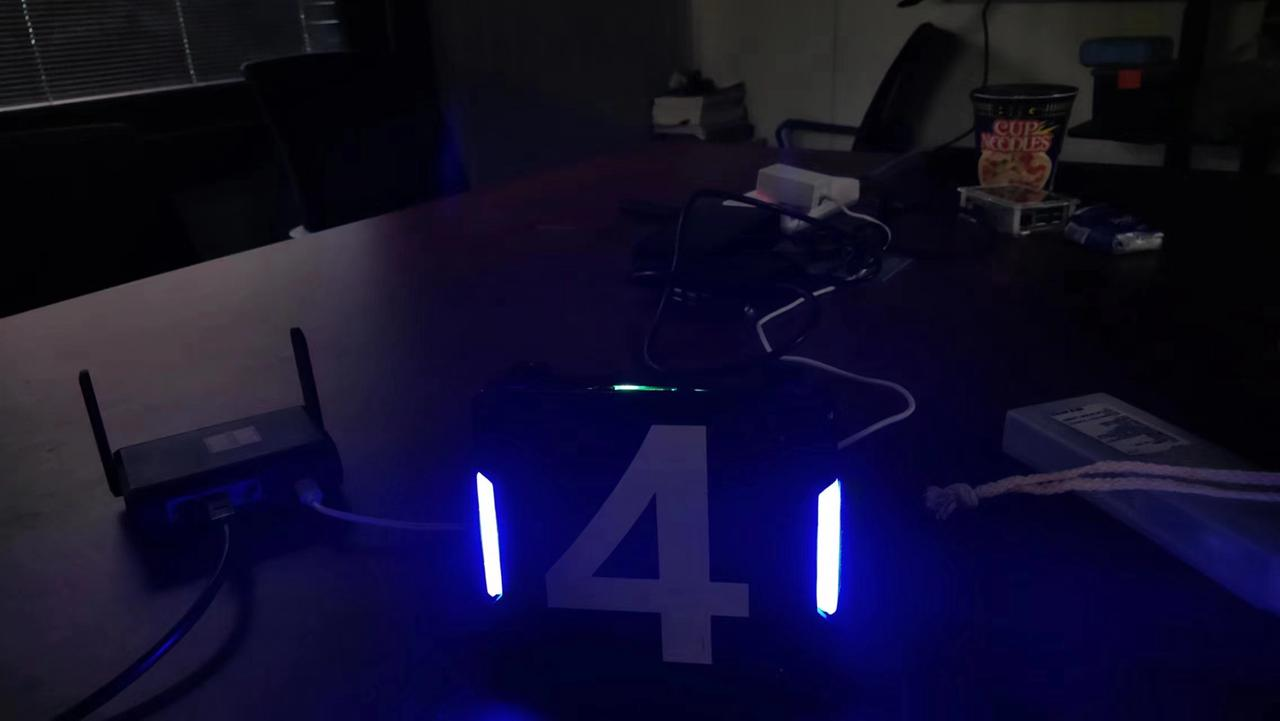
#> input picture test_1.jpg, 1280 x 721 px, found by its file name
$ python 6_2_Sobel.py   (older library calls are emulated)
#> lines starting #> are read from the running program, lines starting #| are printed output that depends on the picture
import cv2
import numpy as np

#Sobel算子：Sobel（src, ddepth, dx, dy, ksize, scale, delta, borderType）先向x方向求导，再向y方向求导
#Scharr算子：Scharr（src, ddepth, dx, dy, scale, delta, borderType）只能处理3*3的卷积核，求导方向只能是x或y
#拉普拉斯算子：Laplacian（src, ddepth, ksize, scale, delta, borderType）

img = cv2.imread("/home/c/桌面/Opencv/test_1.jpg")
#> img is the input picture: shape (721, 1280, 3); mean B, G, R 44.1, 15.5, 18.3

# [5 lines of commented-out code are left out]
dst = cv2.Laplacian(img, cv2.CV_64F,5)
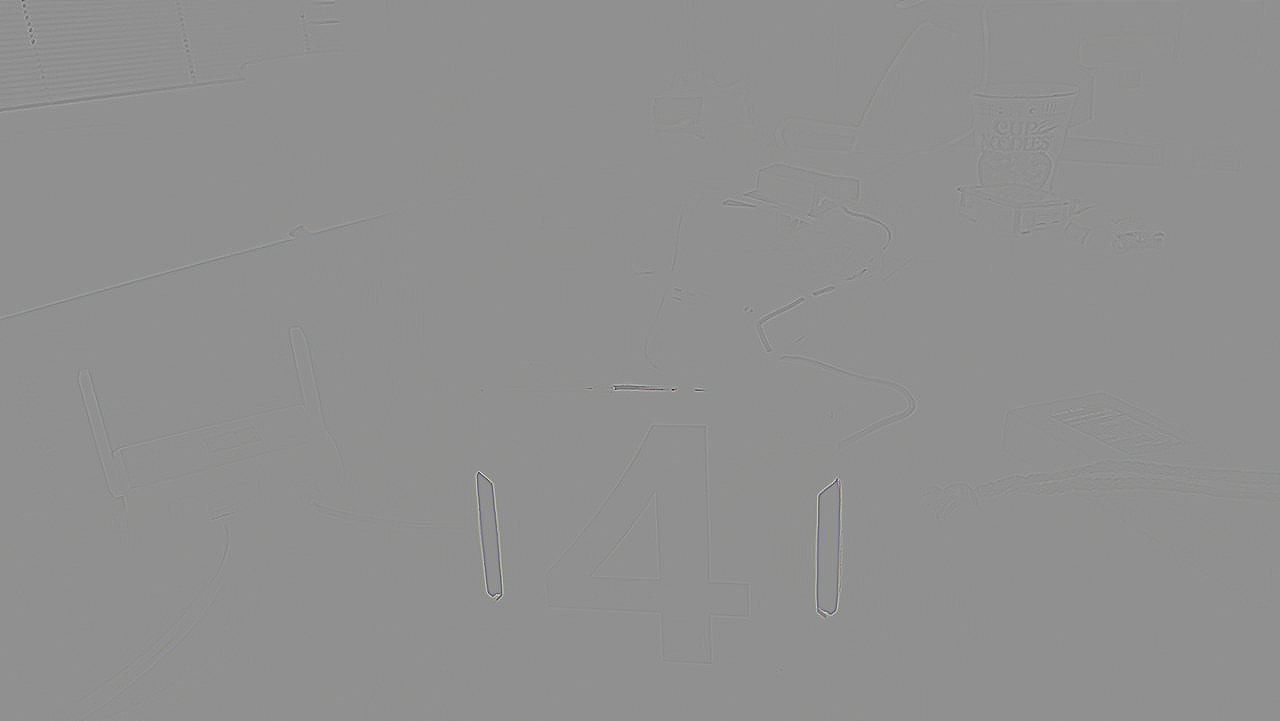
#> dst: shape (721, 1280, 3) float64; mean B, G, R 0, 0, 0; drawn with min black and max white

cv2.imshow("img", img)
cv2.imshow("dst", dst)
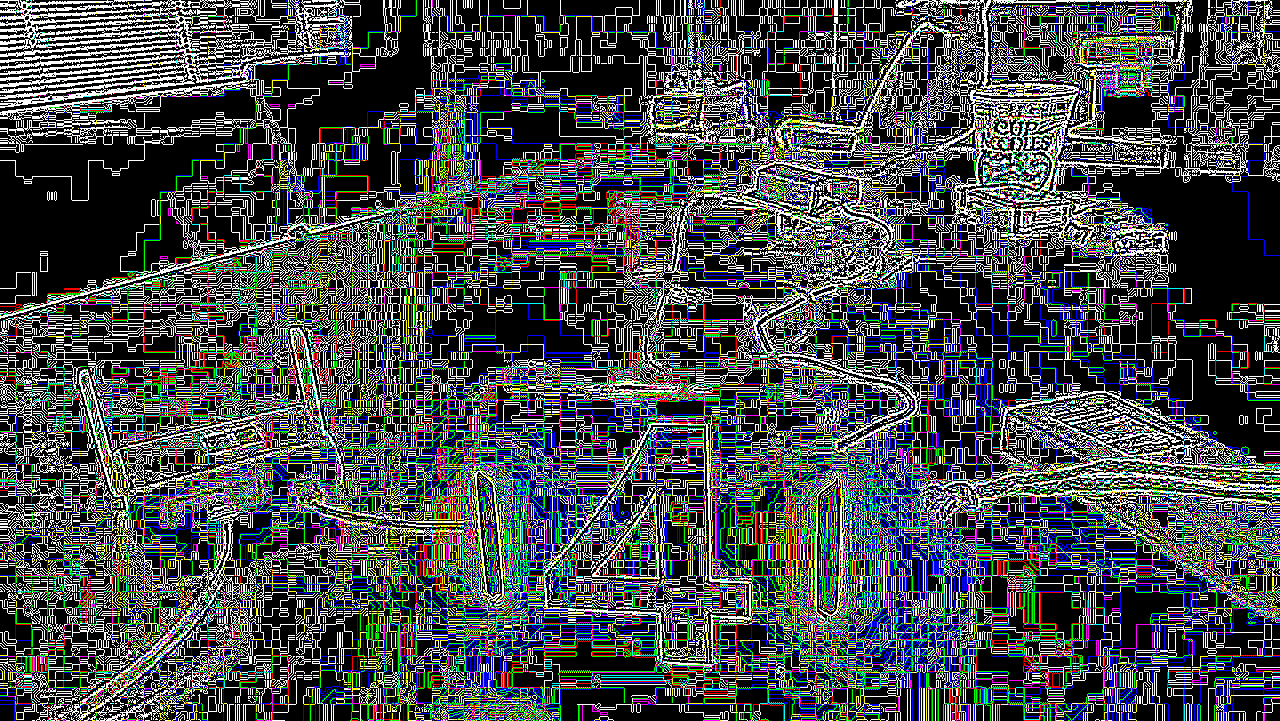
#> window 'dst': shape (721, 1280, 3); mean B, G, R 78.6, 72.4, 70.8

key = cv2.waitKey(0)
#> (key Esc is pressed here)
